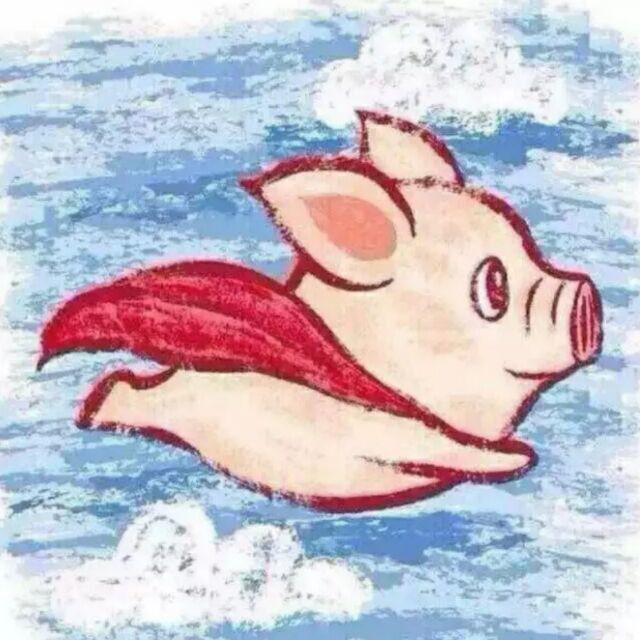
#> input picture pic/pig.jpg, 640 x 640 px
$ python binary.py
#> lines starting #> are read from the running program, lines starting #| are printed output that depends on the picture; after the words box and inside, x2 and y2 are one past the last pixel; in counts of white or black regions, pixels touching at a corner belong together
import cv2
import numpy as np

img = cv2.imread("./pic/pig.jpg")
#> img is the input picture: shape (640, 640, 3); mean B, G, R 202.8, 191.4, 197.2
img1 = cv2.cvtColor(img,cv2.COLOR_BGR2GRAY)
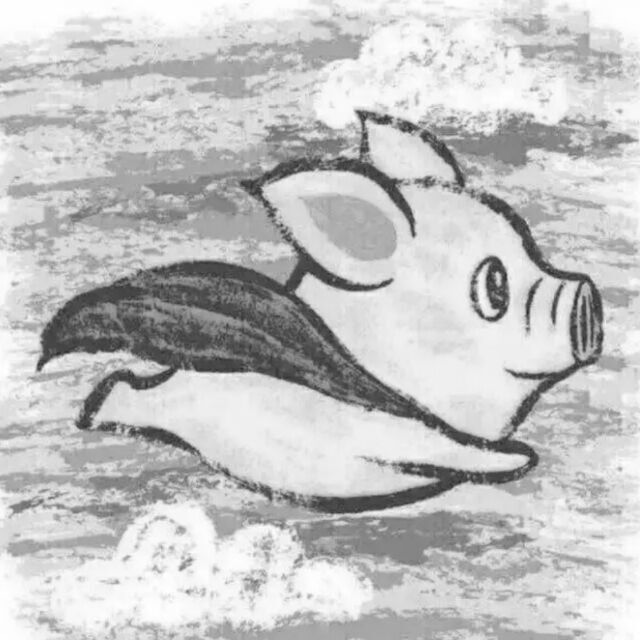
#> img1: shape (640, 640); min 42, max 255, mean 194.5
# 二值化
# 阈值 160
ret,dst =cv2.threshold(img1,160,255,cv2.THRESH_BINARY)
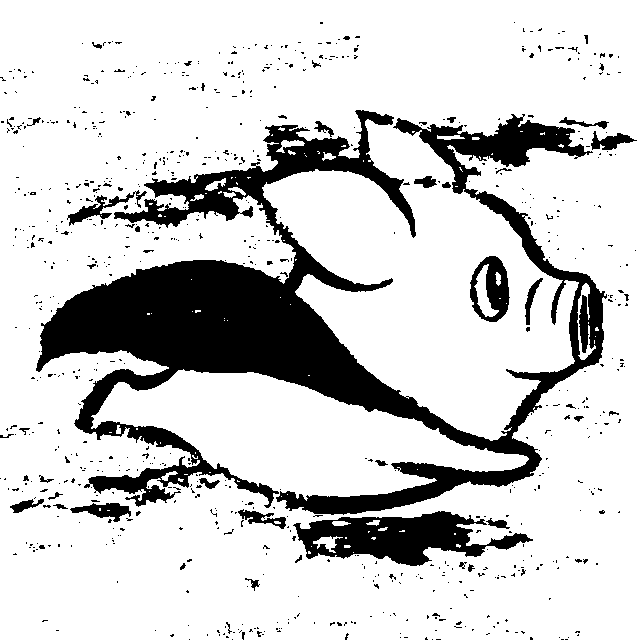
#> dst: shape (640, 640); 81% white; 771 black regions (726 under 20 px), largest, box (x1, y1, x2, y2) and area: (36, 110, 607, 515) 62284, (293, 511, 533, 566) 6673, (470, 256, 510, 322) 1446
# 反向
# ret,dst =cv2.threshold(img1,160,255,cv2.THRESH_BINARY_INV)
print(dst.shape)
#| (640, 640)


cv2.imshow("img",img)
cv2.imshow("img1",img1)
cv2.imshow("dst",dst)
cv2.waitKey(0)

$ run again, with pic/3.jpg copied over pic/pig.jpg
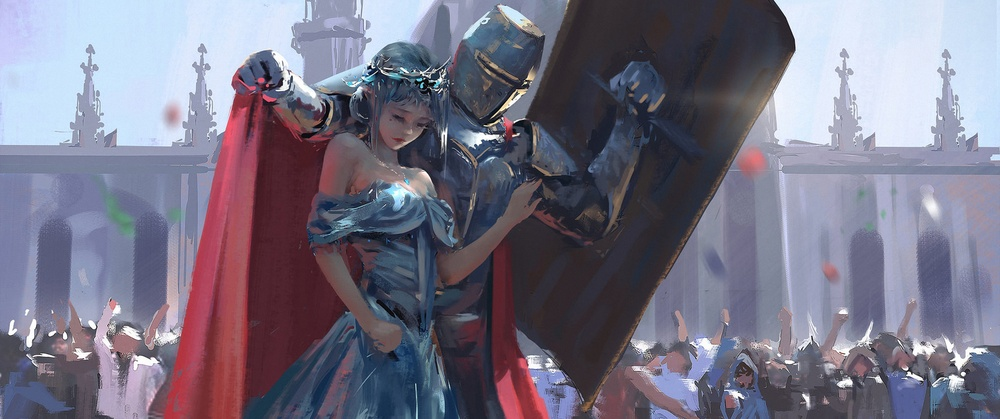
#> input picture pic/3.jpg, 1000 x 419 px, shrunk from 3440 x 1440 before the run
#> img is the input picture: shape (419, 1000, 3); mean B, G, R 133.1, 115.2, 118.7
#> `img1 = cv2.cvtColor(img,cv2.COLOR_BGR2GRAY)`:
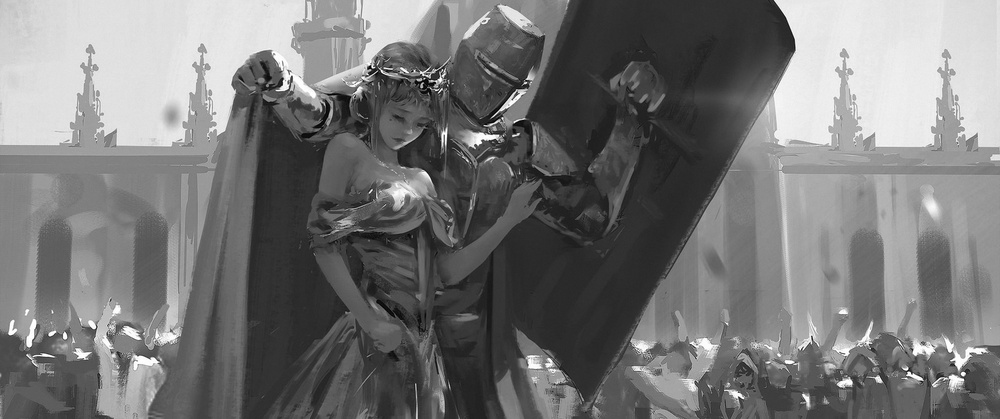
#> img1: shape (419, 1000); min 1, max 255, mean 118.3
#> `ret,dst =cv2.threshold(img1,160,255,cv2.THRESH_BINARY)`:
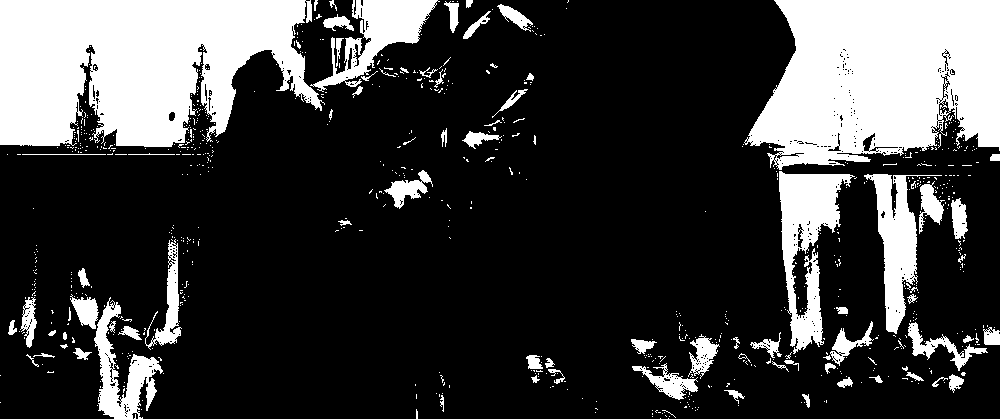
#> dst: shape (419, 1000); 24% white; 794 white regions (713 under 20 px), largest, box (x1, y1, x2, y2) and area: (0, 0, 325, 147) 35535, (744, 0, 1000, 170) 33107, (779, 171, 855, 354) 6058
#| (419, 1000)
